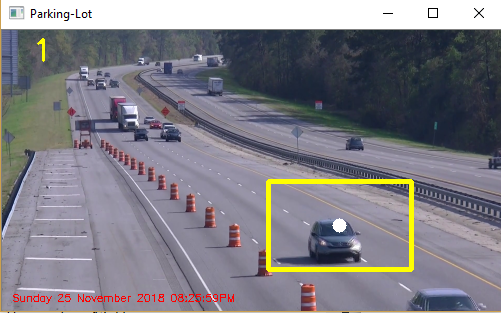
#> input picture Phase3_2.png, 501 x 313 px, given in place of final.mp4, which was not available
$ python count_speed.py   (older library calls are emulated)
#> lines starting #> are read from the running program, lines starting #| are printed output that depends on the picture; pictures that were not available may be replaced by others from this repository, and a replacement may not be noted
import argparse
import datetime
import imutils
import time
import cv2
import numpy as np
import cProfile
import re
from array import *
cProfile.run('re.compile("foo|bar")')
ap = argparse.ArgumentParser()
class count_car:
	ap.add_argument("-v", "--video", help="path of video")
ap.add_argument("-a", "--min-area", type=int, default=6000, help="minimum area size")
args = vars(ap.parse_args())

if args.get("video", None) is None:
	camera = cv2.VideoCapture("final.mp4") # Capture the video
	time.sleep(0.25)
else:
	camera = cv2.VideoCapture(args["video"])

fps = camera.get(cv2.CAP_PROP_FPS)
firstFrame = None
height = camera.get(cv2.CAP_PROP_FRAME_HEIGHT)
width = camera.get(cv2.CAP_PROP_FRAME_WIDTH)
count=0
myList=[]
b = [0] * 5
b1=[]
a=[0] * 30000#for testing
k=[]
k1=[]
k2=[]
k3=[]
k4=[]
k5=[]
a1=[]
a2=[]
a3=[]
a4=[]
a5=[]
a6=[]
distance  = []
distance1 = []
distance2 = []
distance3 = []
distance4 = []
distance5 = []

speed =  []
speed1 = []
i=0
x1=0
y1=0
cY=0
cY1=0
cX1=0
cX=0
total_no_of_frames=0
final=0
f=open('output.txt','w')
while True:
	(grabbed, frame) = camera.read() # Capture individual frames
#> frame is the input picture: shape (313, 501, 3); mean B, G, R 133.3, 125.7, 127.4
	text = "Unoccupied"
	if not grabbed:
		break
	total_no_of_frames=total_no_of_frames+1
	frame = imutils.resize(frame, width=500)
#> frame: shape (312, 500, 3)
	gray = cv2.cvtColor(frame, cv2.COLOR_BGR2GRAY)# Convert each individual frame to Grayscale
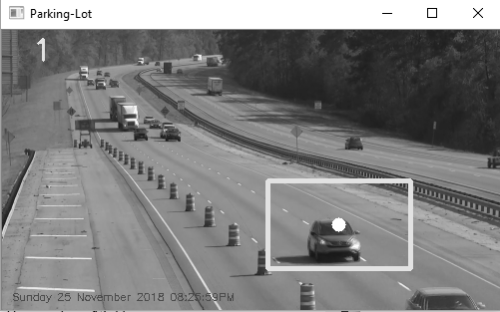
#> gray: shape (312, 500); min 1, max 255, mean 127.1
	gray = cv2.GaussianBlur(gray, (21, 21), 0)# Apply Gaussian Filter to eliminate noise
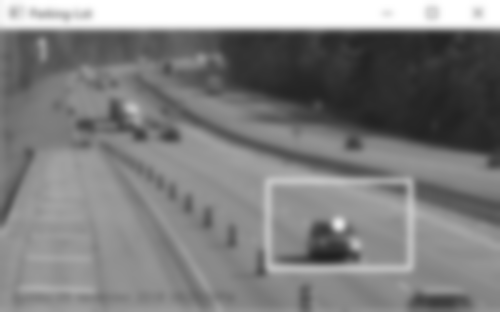
#> gray: shape (312, 500); min 33, max 255, mean 127
	if firstFrame is None:
		firstFrame = gray
		continue
	frameDelta = cv2.absdiff(firstFrame, gray)# Find difference ROI image from two consecutive frames
	thresh = cv2.threshold(frameDelta, 25, 255, cv2.THRESH_BINARY)[1]# Apply Binary Thresholding and then Dilate it to increase the quality
	thresh = cv2.dilate(thresh, None, iterations=2)
	(_,cnts,_) = cv2.findContours(thresh.copy(), cv2.RETR_EXTERNAL,
		cv2.CHAIN_APPROX_SIMPLE)# Find contours
	# loop over the contours
	for c in cnts:
		# if the contour is too small, ignore it
		if cv2.contourArea(c) < args["min_area"]: #Eliminate contours who have area less than a certain minimum value ,so as to assure only vehicles are selected and not any other unwanted things
				continue
			# compute the bounding box for the contour, draw it on the frame,
			# and update the text
		(x, y, w, h) = cv2.boundingRect(c)
		cv2.rectangle(frame, (x, y), (x + w, y + h), (0, 255,255), 3)# Draw bounding rectangles around the selected contours
		M = cv2.moments(c);
		x1 = w/2;
		y1 = h/2;
		cX = x+x1;
		cY = y+y1
		cY=y+y1; # Find x,y,w and h of the bounding rectangle and it's centroid as well and draw a white circle on the centroid
##		print('cX = ',cX)
##		print('cY = ',cY)get the centroid of the yellow rectangles where the car was detected
		a.append(cY)
		a1.append(cY)
		a2.append(cX)
		a3.append(x)
		a4.append(y)
		a5.append(w)
		a6.append(h)
		cv2.circle(frame,(int(cX),int(cY)),7, (255, 255, 255), -1)#print a white circle where the centroid was detected
	text = "Occupied"
	lower_yellow = np.array([0,255,254])
	higher_yellow = np.array([0,255,255])
	no_of_objects = cv2.inRange(frame,lower_yellow,higher_yellow)
	final_no_of_objects = cv2.bitwise_and(frame,frame,mask = no_of_objects)
	gray_final=cv2.cvtColor(final_no_of_objects,cv2.COLOR_BGR2GRAY)
	thresh_final = cv2.threshold(gray_final, 127, 255, cv2.THRESH_BINARY)
	(_,cnts_final, _) = cv2.findContours(gray_final.copy(), cv2.RETR_EXTERNAL,
		cv2.CHAIN_APPROX_SIMPLE)
	NumeroContornos = len(cnts_final);#find the no. of final contours found

	cv2.putText(frame,str(NumeroContornos), (30,30),cv2.FONT_HERSHEY_SIMPLEX,1,(0,255,255),2)# Whenever a vehicle is detected, keep displaying the counter on the screenof no of vehicles detected at that particular frame only
	cv2.putText(frame, datetime.datetime.now().strftime("%A %d %B %Y %I:%M:%S%p"),# Keep displaying the current date and time on the screen
		(10, frame.shape[0] - 10), cv2.FONT_HERSHEY_SIMPLEX, 0.35, (0, 0, 255), 1)
	# show the frame and record if the user presses a key
	cv2.imshow("Parking-Lot", frame)
	cv2.imshow("Frame Delta", frameDelta)
	key = cv2.waitKey(1) & 0xFF
	if key == 27:
		break
#> (the run stopped early here; a loop or call above may not have finished)

$ run again, on Phase_3.png
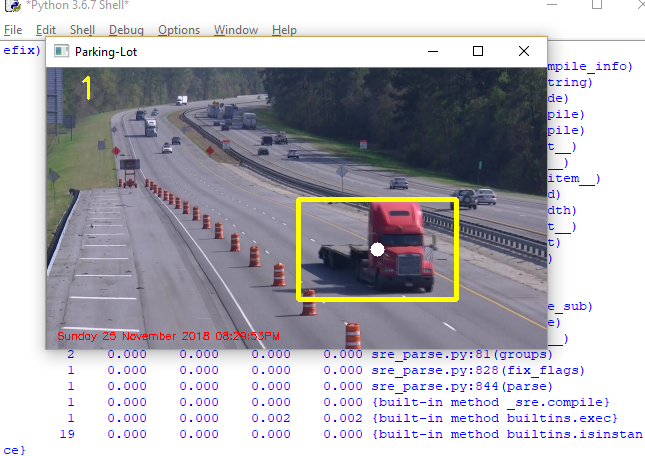
#> input picture Phase_3.png, 645 x 456 px, given in place of final.mp4, which was not available
#> frame is the input picture: shape (456, 645, 3); mean B, G, R 185, 177.4, 178.9
#> `frame = imutils.resize(frame, width=500)`:
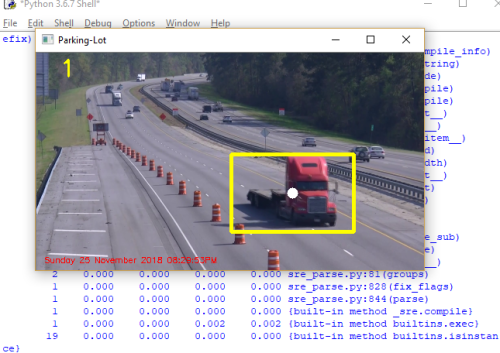
#> frame: shape (353, 500, 3); mean B, G, R 185, 177.4, 178.9
#> `gray = cv2.GaussianBlur(gray, (21, 21), 0)# Apply Gaussian Filter to e..`:
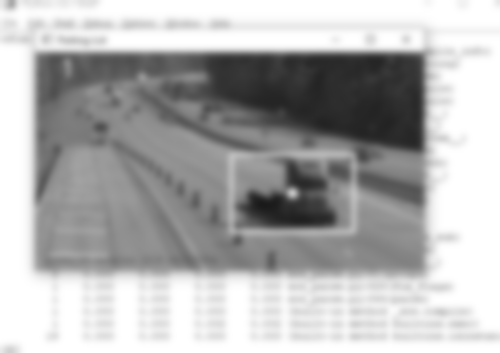
#> gray: shape (353, 500); min 26, max 255, mean 178.7
